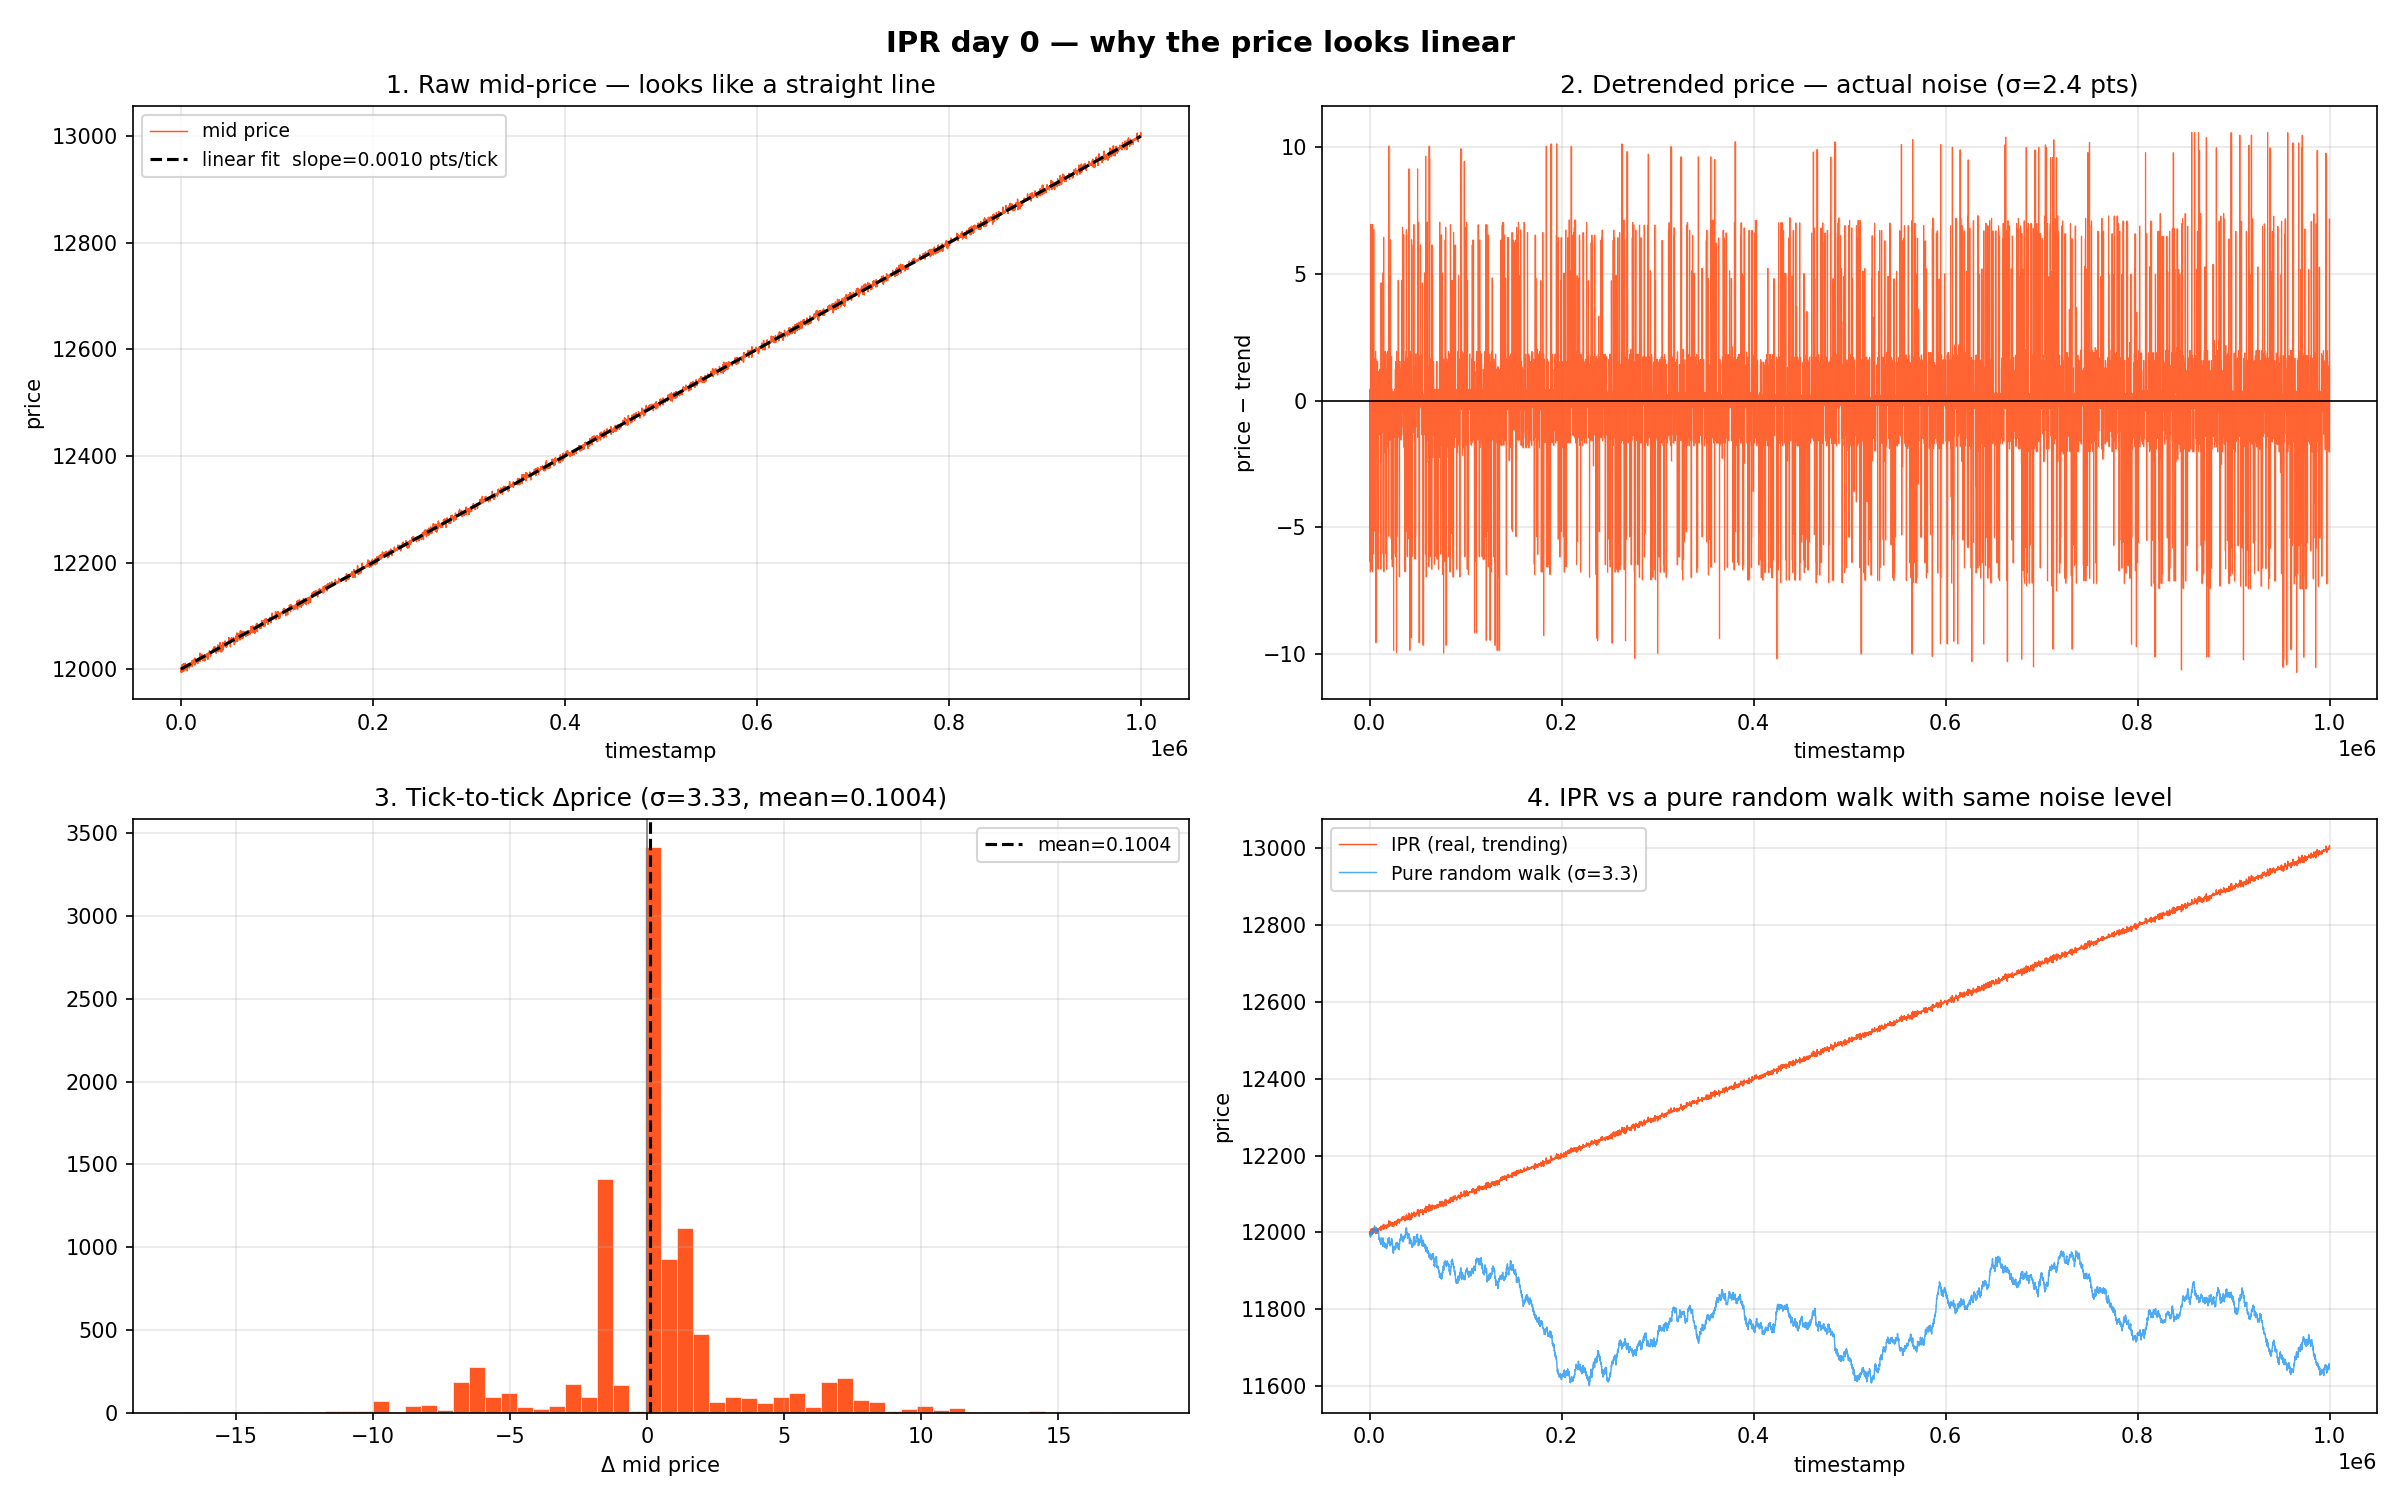

This chart was generated by the following Python code:
"""
Why does IPR look linear?
=========================
Short answer: it is linear — by design. The simulation embeds a
deterministic drift of +0.1 per tick. That drift (≈1000 pts/day)
completely dominates the y-axis scale, so the random noise (σ≈3 ticks)
is invisible at that zoom level.

This script shows:
  1. Raw mid-price  → looks like a straight line
  2. Detrended price → reveals the actual noise underneath
  3. Tick changes    → confirms the noise distribution
  4. Synthetic comparison: what a pure random walk would look like
"""

import pandas as pd
import numpy as np
import matplotlib.pyplot as plt
from pathlib import Path

DATA = Path("data")

# ── load day 0 IPR ───────────────────────────────────────────────────────────
df = pd.read_csv(DATA / "prices_round_1_day_0.csv", sep=";")
ipr = df[df["product"] == "INTARIAN_PEPPER_ROOT"].copy()
ipr = ipr[ipr["mid_price"] > 0].reset_index(drop=True)

ts = ipr["timestamp"].values
price = ipr["mid_price"].values
deltas = np.diff(price)

# ── fit the linear trend ─────────────────────────────────────────────────────
slope, intercept = np.polyfit(ts, price, 1)
trend = slope * ts + intercept
detrended = price - trend

print(f"IPR day 0 linear fit:")
print(f"  slope     = {slope:.6f}  (≈ {slope:.2f} pts/tick)")
print(f"  intercept = {intercept:.2f}")
print(f"  R²        = {np.corrcoef(ts, price)[0,1]**2:.6f}")
print(f"\nPrice range : {price.min():.1f} → {price.max():.1f}  (Δ={price.max()-price.min():.0f})")
print(f"Noise σ     : {detrended.std():.2f} pts  (invisible vs Δ={price.max()-price.min():.0f} range)")
print(f"Mean Δ/tick : {deltas.mean():.4f}  (≈ exactly 0.1)")

# ── plot ─────────────────────────────────────────────────────────────────────
fig, axes = plt.subplots(2, 2, figsize=(16, 10))
fig.suptitle(
    "IPR day 0 — why the price looks linear",
    fontsize=14, fontweight="bold"
)

# 1. Raw mid-price (looks linear)
ax = axes[0, 0]
ax.plot(ts, price, color="#FF5722", lw=0.7, label="mid price")
ax.plot(ts, trend,  color="black",   lw=1.5, linestyle="--",
        label=f"linear fit  slope={slope:.4f} pts/tick")
ax.set_title("1. Raw mid-price — looks like a straight line")
ax.set_xlabel("timestamp")
ax.set_ylabel("price")
ax.legend(fontsize=9)
ax.grid(alpha=0.3)

# 2. Detrended price — the noise underneath
ax = axes[0, 1]
ax.plot(ts, detrended, color="#FF5722", lw=0.5, alpha=0.9)
ax.axhline(0, color="black", lw=0.8)
ax.fill_between(ts, detrended, alpha=0.2, color="#FF5722")
ax.set_title(f"2. Detrended price — actual noise (σ={detrended.std():.1f} pts)")
ax.set_xlabel("timestamp")
ax.set_ylabel("price − trend")
ax.grid(alpha=0.3)

# 3. Tick-to-tick changes
ax = axes[1, 0]
ax.hist(deltas, bins=60, color="#FF5722", edgecolor="white", linewidth=0.3)
ax.axvline(deltas.mean(), color="black", linestyle="--",
           label=f"mean={deltas.mean():.4f}")
ax.axvline(0, color="gray", lw=0.8)
ax.set_title(f"3. Tick-to-tick Δprice (σ={deltas.std():.2f}, mean={deltas.mean():.4f})")
ax.set_xlabel("Δ mid price")
ax.legend(fontsize=9)
ax.grid(alpha=0.3)

# 4. Synthetic comparison
ax = axes[1, 1]
n = len(price)
rng = np.random.default_rng(42)

# random walk with same per-tick σ but NO trend
rw_noise = rng.normal(0, deltas.std(), n - 1)
rw = np.cumsum(np.concatenate([[price[0]], rw_noise]))

# actual IPR
ax.plot(ts, price, color="#FF5722", lw=0.7, label="IPR (real, trending)")
ax.plot(ts, rw,    color="#2196F3", lw=0.7, alpha=0.8,
        label=f"Pure random walk (σ={deltas.std():.1f})")
ax.set_title("4. IPR vs a pure random walk with same noise level")
ax.set_xlabel("timestamp")
ax.set_ylabel("price")
ax.legend(fontsize=9)
ax.grid(alpha=0.3)

plt.tight_layout()
plt.savefig("ipr_linearity_demo.png", dpi=150)
plt.show()
print("\nSaved: ipr_linearity_demo.png")
